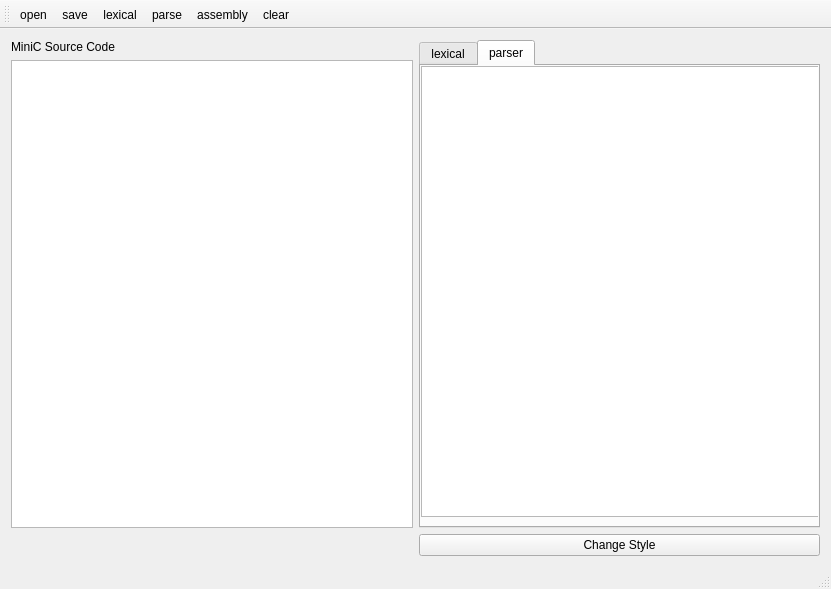
<?xml version="1.0" encoding="UTF-8"?>
<ui version="4.0">
 <class>MainWindow</class>
 <widget class="QMainWindow" name="MainWindow">
  <property name="geometry">
   <rect>
    <x>0</x>
    <y>0</y>
    <width>831</width>
    <height>589</height>
   </rect>
  </property>
  <property name="windowTitle">
   <string>MainWindow</string>
  </property>
  <widget class="QWidget" name="centralWidget">
   <layout class="QGridLayout" name="gridLayout_2">
    <item row="0" column="0">
     <widget class="QLabel" name="label">
      <property name="text">
       <string>MiniC Source Code</string>
      </property>
     </widget>
    </item>
    <item row="1" column="0">
     <widget class="QTextEdit" name="sourceTextEdit">
      <property name="autoFillBackground">
       <bool>true</bool>
      </property>
     </widget>
    </item>
    <item row="2" column="1">
     <widget class="QPushButton" name="changeStyleButton">
      <property name="text">
       <string>Change Style</string>
      </property>
     </widget>
    </item>
    <item row="0" column="1" rowspan="2">
     <widget class="QTabWidget" name="tabWidget">
      <property name="currentIndex">
       <number>1</number>
      </property>
      <widget class="QWidget" name="lexical">
       <attribute name="title">
        <string>lexical</string>
       </attribute>
       <widget class="QTextEdit" name="lexicalTextEdit">
        <property name="geometry">
         <rect>
          <x>0</x>
          <y>0</y>
          <width>401</width>
          <height>451</height>
         </rect>
        </property>
       </widget>
      </widget>
      <widget class="QWidget" name="parser">
       <attribute name="title">
        <string>parser</string>
       </attribute>
       <widget class="QTextEdit" name="parserTextEdit">
        <property name="geometry">
         <rect>
          <x>0</x>
          <y>0</y>
          <width>401</width>
          <height>451</height>
         </rect>
        </property>
       </widget>
      </widget>
     </widget>
    </item>
   </layout>
  </widget>
  <widget class="QStatusBar" name="statusBar"/>
  <widget class="QToolBar" name="mainToolBar">
   <attribute name="toolBarArea">
    <enum>TopToolBarArea</enum>
   </attribute>
   <attribute name="toolBarBreak">
    <bool>false</bool>
   </attribute>
   <addaction name="openFile"/>
   <addaction name="saveFile"/>
   <addaction name="lexicalFile"/>
   <addaction name="parseFile"/>
   <addaction name="assemblyFile"/>
   <addaction name="clearFile"/>
  </widget>
  <action name="lexicalFile">
   <property name="checkable">
    <bool>true</bool>
   </property>
   <property name="checked">
    <bool>false</bool>
   </property>
   <property name="text">
    <string>lexical</string>
   </property>
   <property name="toolTip">
    <string>lexical the code in textEdit</string>
   </property>
  </action>
  <action name="openFile">
   <property name="text">
    <string>open</string>
   </property>
   <property name="toolTip">
    <string>open a exited file</string>
   </property>
  </action>
  <action name="saveFile">
   <property name="text">
    <string>save</string>
   </property>
   <property name="toolTip">
    <string>save a file to local</string>
   </property>
  </action>
  <action name="parseFile">
   <property name="text">
    <string>parse</string>
   </property>
   <property name="toolTip">
    <string>parse the code in textEdit</string>
   </property>
  </action>
  <action name="assemblyFile">
   <property name="text">
    <string>assembly</string>
   </property>
   <property name="toolTip">
    <string>create the assemble instruction</string>
   </property>
  </action>
  <action name="clearFile">
   <property name="text">
    <string>clear</string>
   </property>
   <property name="toolTip">
    <string>clear the textEdit</string>
   </property>
  </action>
 </widget>
 <layoutdefault spacing="6" margin="11"/>
 <resources/>
 <connections/>
</ui>
